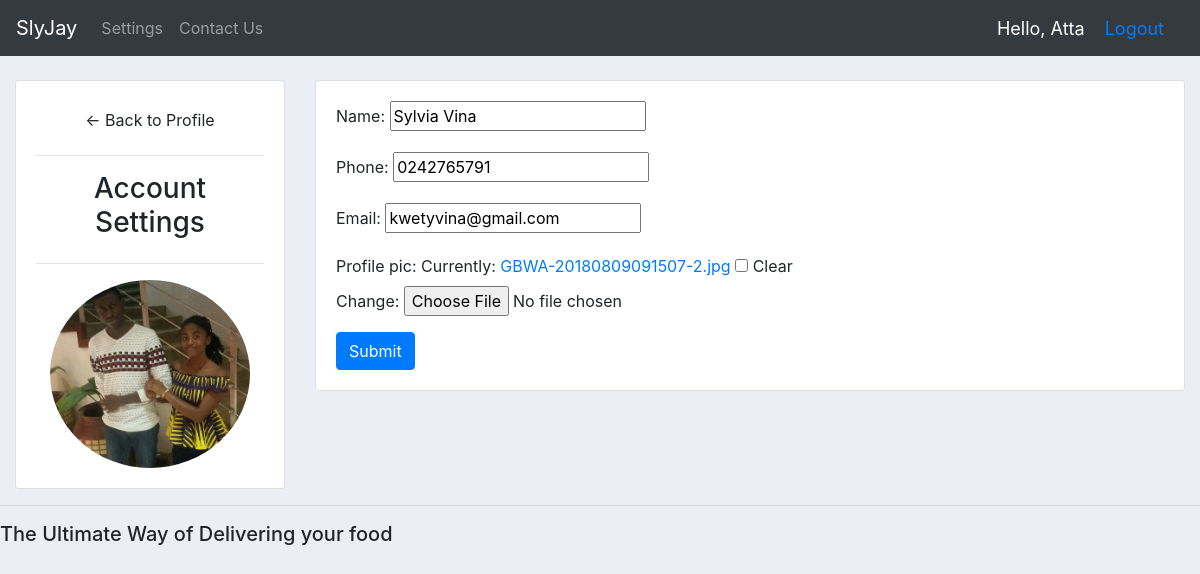
/account/ (signed in), run on the app's committed database.
### accounts/models.py (models this page shows, shortened)
class Customer(models.Model):
	user = models.OneToOneField(User, null=True, blank=True, on_delete=models.CASCADE)
	name = models.CharField(max_length=200, null=True)
	phone = models.CharField(max_length=200, null=True)
	email = models.CharField(max_length=200, null=True)
	profile_pic = models.ImageField(default="profile image icon for new users", null=True, blank=True)
	date_created = models.DateTimeField(auto_now_add=True, null=True)

### accounts/decorators.py (the view)
        def wrapper_func(request, *args, **kwargs):
            group = None
            if request.user.groups.exists():
                group = request.user.groups.all()[0].name
            if group in allowed_roles:
                return view_func(request, *args, **kwargs)
            else:
                return HttpResponse('You are not authorized to view this page')

### accounts/forms.py
class CustomerForm(ModelForm):
	class Meta:
		model = Customer
		fields = '__all__'
		exclude = ['user']

### accounts/views.py (called while the page is built)
@login_required(login_url='login')
@allowed_users(allowed_roles=['customer'])
def accountSettings(request):
	customer = request.user.customer
	form = CustomerForm(instance=customer)
	if request.method == 'POST':
		form = CustomerForm(request.POST, request.FILES, instance=customer)
		if form.is_valid():
			form.save()
	context = {'form': form}
	return render(request, 'accounts/account_settings.html', context)

### accounts/templates/accounts/account_settings.html (shortened to what this page needs)
{% extends 'accounts/main.html' %}
{% load static %}
{% block content %}
<br>
<div class="row">
	<div class="col-md-3">
		<div class="card card-body">
			<a class="btn btn-warnig" href="{% url 'home' %}"> &#8592; Back to Profile</a>
			<hr>
			<h3 style="text-align: center">Account Settings</h3>
			<hr>
			<img class="profile-pic" src="{{request.user.customer.profile_pic.url}}">
		</div>
	</div>
	<div class="col-md-9">
		<div class="card card-body">
			<form method="POST" action="" enctype="multipart/form-data">
				{{form.as_p}}
				<input class="btn btn-primary" type="submit" name="Update Information">
			</form>
		</div>
	</div>
</div>
{% endblock %}

### accounts/templates/accounts/navbar.html (shortened to what this page needs)
{% load static %}
<nav class="navbar navbar-expand-lg navbar-dark bg-dark">
  <a class="navbar-brand" href="#">SlyJay</a>
  <div class="collapse navbar-collapse" id="navbarNav">
    <ul class="navbar-nav">
      {% if request.user.is_staff %}
      <li class="nav-item active">
        <a class="nav-link" href="{% url 'home' %}">Dashboard</a>
      </li>
      <li class="nav-item">
        <a class="nav-link" href="{% url 'products' %}">Products</a>
      </li>
      {% else %}
      <li class="nav-item">
        <a class="nav-link" href="{% url 'account' %}">Settings</a>
      </li>
      <li class="nav-item">
        <a class="nav-link" href="{% url 'contact' %}">Contact Us</a>
      </li>
      {% endif %}
    </ul>
  </div>
  <span class="hello-msg">Hello, {{request.user}}</span>
  <span class="hello-msg"><a href="{% url 'logout' %}">Logout</a></span>
</nav>

### static/css/main.css (style rules this page uses)
body { background-color: #ebeff5; }

### accounts/templates/accounts/navbar.html (style rules this page uses)
.hello-msg { font-size: 18px; color: #fff; margin-right: 20px; }

### accounts/templates/accounts/account_settings.html (style rules this page uses)
.profile-pic { max-width: 200px; max-height: 200px; margin: 0 auto; border-radius: 50%; }

### data on the page
Customer: name "Sylvia Vina", phone "0242765791", email "kwetyvina@gmail.com"

### other printed values
{{ request.user }} "Atta"
